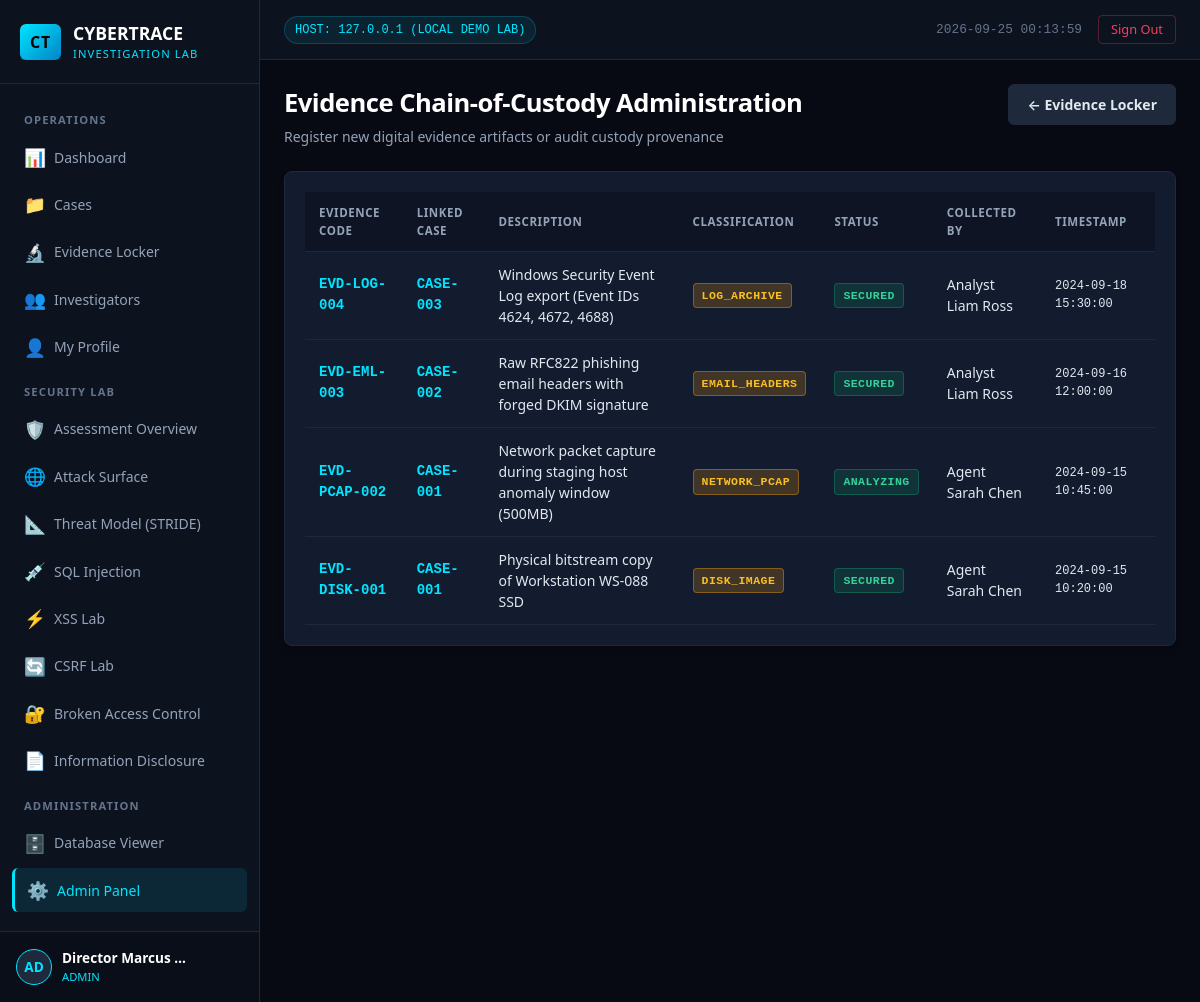
/admin/evidence (signed in), run on the app's committed database.
### tables this page shows
CREATE TABLE evidence (
        id INTEGER PRIMARY KEY AUTOINCREMENT,
        case_id INTEGER NOT NULL,
        evidence_code TEXT UNIQUE NOT NULL,
        description TEXT NOT NULL,
        evidence_type TEXT NOT NULL,
        status TEXT NOT NULL,
        collected_by TEXT NOT NULL,
        created_at TEXT NOT NULL,
        FOREIGN KEY (case_id) REFERENCES cases (id)
    );

CREATE TABLE cases (
        id INTEGER PRIMARY KEY AUTOINCREMENT,
        case_number TEXT UNIQUE NOT NULL,
        title TEXT NOT NULL,
        description TEXT NOT NULL,
        status TEXT NOT NULL CHECK(status IN ('OPEN', 'INVESTIGATING', 'CLOSED')),
        severity TEXT NOT NULL CHECK(severity IN ('LOW', 'MEDIUM', 'HIGH', 'CRITICAL')),
        assigned_to INTEGER,
        created_at TEXT NOT NULL,
        FOREIGN KEY (assigned_to) REFERENCES users (id)
    );

### app.py (the view)
@app.route('/admin/evidence')
@login_required
@role_required(['ADMIN'])
def admin_evidence():
    evidence_list = database.query_db("""
        SELECT e.*, c.case_number
        FROM evidence e
        LEFT JOIN cases c ON e.case_id = c.id
        ORDER BY e.id DESC
    """)
    cases_list = database.query_db("SELECT id, case_number, title FROM cases")
    return render_template('admin/evidence.html', evidence_items=evidence_list, cases=cases_list, action='list')

### app.py (called while the page is built, shortened)
def generate_csrf_token():
    if 'csrf_token' not in session:
        session['csrf_token'] = secrets.token_hex(16)
    return session['csrf_token']

@app.context_processor
def inject_global_template_data():
    return {
        'csrf_token': generate_csrf_token(),
        'current_user': {
            'id': session.get('user_id'),
            'username': session.get('username'),
            'role': session.get('role'),
            'full_name': session.get('full_name'),
            'department': session.get('department')
        } if 'user_id' in session else None,
        'current_time': datetime.now().strftime("%Y-%m-%d %H:%M:%S")
    }

def login_required(f):
    @wraps(f)
    def decorated_function(*args, **kwargs):
        if 'user_id' not in session:
            flash("Authentication required. Please log in to access this portal.", "warning")
            return redirect(url_for('login', next=request.path))
        return f(*args, **kwargs)
    return decorated_function

def role_required(allowed_roles):
    def decorator(f):
        @wraps(f)
        def decorated_function(*args, **kwargs):
            if 'user_id' not in session:
                flash("Authentication required.", "warning")
                return redirect(url_for('login'))
            user_role = session.get('role')
            return f(*args, **kwargs)
        return decorated_function
    return decorator

### database.py (called while the page is built)
def get_db_connection():
    conn = sqlite3.connect(DB_PATH)
    conn.row_factory = sqlite3.Row
    return conn

def query_db(query, args=(), one=False):
    conn = get_db_connection()
    try:
        cur = conn.cursor()
        cur.execute(query, args)
        rows = cur.fetchall()
        return (rows[0] if rows else None) if one else rows
    finally:
        conn.close()

### templates/admin/evidence.html (shortened to what this page needs)
{% extends 'base.html' %}
{% block content %}
<div class="page-header">
    <div>
        <h1 class="page-title">Evidence Chain-of-Custody Administration</h1>
        <p class="page-subtitle">Register new digital evidence artifacts or audit custody provenance</p>
    </div>
    <div>
        <a href="{{ url_for('evidence') }}" class="btn btn-secondary">&larr; Evidence Locker</a>
    </div>
</div>
{% if action == 'new' %}
<div class="card" style="max-width: 680px; margin: 0 auto;">
    <div class="card-header">
        <span class="card-title">🔬 Register New Evidence Item</span>
    </div>
    <form method="POST" action="{{ url_for('new_evidence') }}">
        <input type="hidden" name="csrf_token" value="{{ csrf_token }}">
        <div class="form-group">
            <label class="form-label">Link to Existing Case</label>
            <select name="case_id" class="form-control" required>
                {% for c in cases %}
                <option value="{{ c.id }}">{{ c.case_number }} — {{ c.title }}</option>
                {% endfor %}
            </select>
        </div>
        <div class="form-group">
            <label class="form-label">Unique Evidence Identifier</label>
            <input type="text" name="evidence_code" class="form-control" placeholder="e.g. EVD-RAM-005" required>
        </div>
        <div class="form-group">
            <label class="form-label">Evidence Artifact Description</label>
            <textarea name="description" class="form-control" placeholder="Describe physical or digital artifact, acquisition hash, source machine..." required></textarea>
        </div>
        <div style="display: grid; grid-template-columns: 1fr 1fr; gap: 16px;">
            <div class="form-group">
                <label class="form-label">Evidence Category</label>
                <select name="evidence_type" class="form-control">
                    <option value="DISK_IMAGE">DISK_IMAGE</option>
                    <option value="MEMORY_DUMP">MEMORY_DUMP</option>
                    <option value="NETWORK_PCAP">NETWORK_PCAP</option>
                    <option value="LOG_ARCHIVE">LOG_ARCHIVE</option>
                    <option value="EMAIL_HEADERS">EMAIL_HEADERS</option>
                </select>
            </div>
            <div class="form-group">
                <label class="form-label">Custody Status</label>
                <select name="status" class="form-control">
                    <option value="SECURED" selected>SECURED</option>
                    <option value="ANALYZING">ANALYZING</option>
                    <option value="ARCHIVED">ARCHIVED</option>
                </select>
            </div>
        </div>
        <button type="submit" class="btn btn-primary" style="width: 100%; margin-top: 10px;">
            Commit to Chain-of-Custody Archive
        </button>
    </form>
</div>
{% else %}
<div class="card">
    <div class="table-responsive">
        <table class="data-table">
            <thead>
                <tr>
                    <th>Evidence Code</th>
                    <th>Linked Case</th>
                    <th>Description</th>
                    <th>Classification</th>
                    <th>Status</th>
                    <th>Collected By</th>
                    <th>Timestamp</th>
                </tr>
            </thead>
            <tbody>
                {% for e in evidence_items %}
                <tr>
                    <td style="font-family: var(--font-mono); font-weight: 700; color: var(--accent-cyan);">
                        {{ e.evidence_code }}
                    </td>
                    <td style="font-family: var(--font-mono); font-weight: 600;">
                        <a href="{{ url_for('case_detail', case_id=e.case_id) }}">{{ e.case_number }}</a>
                    </td>
                    <td>{{ e.description }}</td>
                    <td><span class="badge badge-medium">{{ e.evidence_type }}</span></td>
                    <td><span class="badge badge-open">{{ e.status }}</span></td>
                    <td>{{ e.collected_by }}</td>
                    <td style="font-family: var(--font-mono); font-size: 0.75rem;">{{ e.created_at }}</td>
                </tr>
                {% endfor %}
            </tbody>
        </table>
    </div>
</div>
{% endif %}
{% endblock %}

### static/css/style.css (style rules this page uses)
:root { --bg-primary: #070a12; --bg-secondary: #0d121f; --bg-card: #131b2e; --bg-card-hover: #18223a; --border-color: #1e293b; --border-focus: #00e5ff; --text-main: #e2e8f0; --text-muted: #94a3b8; --text-dim: #64748b; --accent-cyan: #00e5ff; --accent-cyan-glow: rgba(0, 229, 255, 0.2); --accent-blue: #38bdf8; --accent-emerald: #10b981; --accent-amber: #f59e0b; --accent-rose: #f43f5e; --accent-purple: #a855f7; --vuln-red: #ef4444; --vuln-bg: rgba(239, 68, 68, 0.08); --vuln-border: rgba(239, 68, 68, 0.35); --secure-green: #10b981; --secure-bg: rgba(16, 185, 129, 0.08); --secure-border: rgba(16, 185, 129, 0.35); --font-sans: 'Segoe UI', system-ui, -apple-system, Roboto, Helvetica, Arial, sans-serif; --font-mono: 'Consolas', 'Courier New', monospace; }
* { box-sizing: border-box; margin: 0; padding: 0; }
body { background-color: var(--bg-primary); color: var(--text-main); font-family: var(--font-sans); line-height: 1.5; min-height: 100vh; display: flex; flex-direction: column; }
h1, h2, h3, h4, h5 { color: #fff; font-weight: 600; letter-spacing: -0.02em; }
a { color: var(--accent-cyan); text-decoration: none; transition: color 0.15s ease; }
.page-header { margin-bottom: 24px; display: flex; justify-content: space-between; align-items: flex-start; flex-wrap: wrap; gap: 16px; }
.page-title { font-size: 1.6rem; margin-bottom: 4px; }
.page-subtitle { font-size: 0.875rem; color: var(--text-muted); }
.card { background-color: var(--bg-card); border: 1px solid var(--border-color); border-radius: 8px; padding: 20px; box-shadow: 0 4px 6px -1px rgba(0, 0, 0, 0.3); }
.table-responsive { width: 100%; overflow-x: auto; }
.data-table { width: 100%; border-collapse: collapse; text-align: left; font-size: 0.875rem; }
.data-table th { background-color: rgba(0, 0, 0, 0.25); color: var(--text-muted); font-weight: 600; text-transform: uppercase; font-size: 0.72rem; letter-spacing: 0.05em; padding: 12px 14px; border-bottom: 1px solid var(--border-color); }
.data-table td { padding: 12px 14px; border-bottom: 1px solid var(--border-color); color: var(--text-main); }
.badge { display: inline-block; padding: 3px 8px; border-radius: 4px; font-size: 0.72rem; font-weight: 600; text-transform: uppercase; letter-spacing: 0.04em; font-family: var(--font-mono); }
.badge-medium { background: rgba(245, 158, 11, 0.2); color: #fbbf24; border: 1px solid rgba(245, 158, 11, 0.4); }
.badge-open { background: rgba(16, 185, 129, 0.15); color: #34d399; border: 1px solid rgba(16, 185, 129, 0.3); }
.btn { display: inline-flex; align-items: center; justify-content: center; gap: 8px; font-weight: 600; font-size: 0.875rem; padding: 9px 18px; border-radius: 6px; cursor: pointer; border: none; transition: all 0.15s ease; }
.btn-secondary { background-color: #1e293b; color: var(--text-main); border: 1px solid var(--border-color); }

### data on the page
evidence: evidence_code "EVD-LOG-004", case_number "CASE-003", description "Windows Security Event Log export (Event IDs 4624, 4672, 4688)", evidence_type "LOG_ARCHIVE", status "SECURED", collected_by "Analyst Liam Ross", created_at "2024-09-18 15:30:00"
evidence: evidence_code "EVD-EML-003", case_number "CASE-002", description "Raw RFC822 phishing email headers with forged DKIM signature", evidence_type "EMAIL_HEADERS", status "SECURED", collected_by "Analyst Liam Ross", created_at "2024-09-16 12:00:00"
evidence: evidence_code "EVD-PCAP-002", case_number "CASE-001", description "Network packet capture during staging host anomaly window (500MB)", evidence_type "NETWORK_PCAP", status "ANALYZING", collected_by "Agent Sarah Chen", created_at "2024-09-15 10:45:00"
evidence: evidence_code "EVD-DISK-001", case_number "CASE-001", description "Physical bitstream copy of Workstation WS-088 SSD", evidence_type "DISK_IMAGE", status "SECURED", collected_by "Agent Sarah Chen", created_at "2024-09-15 10:20:00"

### other printed values
{{ current_user.username[:2].upper() }} "AD"
{{ current_user.full_name }} "Director Marcus…"
{{ current_user.role }} "ADMIN"
